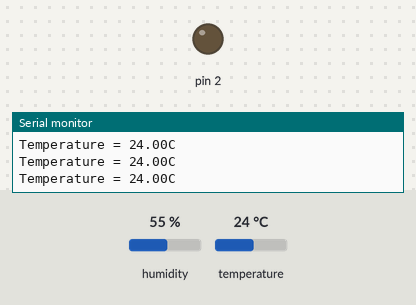
A sketch run on a simulated Arduino Uno, built with avr-gcc and run on an emulated ATmega328P. Parts: output pins drawn as LEDs (lit = HIGH), the last lines printed to the serial monitor. The test bench sets the inputs (shaded band); at power-on: temperature 24 °C, humidity 55 %.

Above: at 2.8 s.
2.9 s: temperature set to 27 °C
8.9 s: temperature set to 30 °C
At 11.0 s:
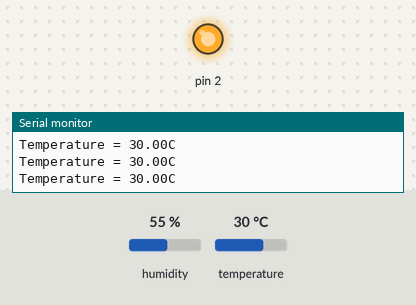
11.7 s: temperature set to 12 °C
At 13.0 s:
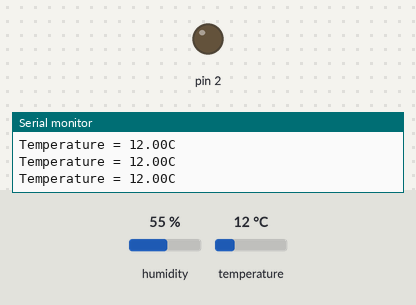
14.4 s: temperature set to 33 °C
At 17.1 s:
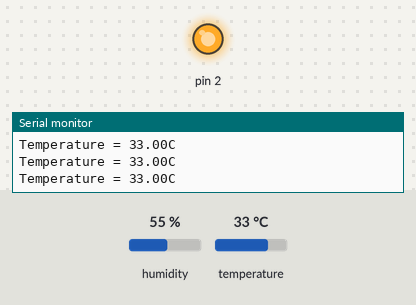
Timing chart, 0 to 18.6 s (numbered marks = the images above; inputs shaded):
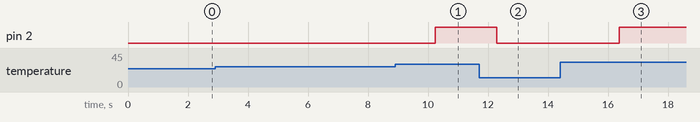

The sketch:

sketch_nov16b.ino
```cpp
#include <DHT.h>
#define Type DHT11
int sensePin=A0;
DHT dht(sensePin,Type);
float temp;


void setup() {
  // put your setup code here, to run once:
  pinMode(2, OUTPUT);
  Serial.begin(9600);
  dht.begin();


}


void loop() {
  // put your main code here, to run repeatedly:
  temp=dht.readTemperature();
  Serial.print("Temperature = ");
  Serial.print(temp);
  Serial.println("C  ");

  if (temp>28)
      digitalWrite(2, HIGH);
   else
       digitalWrite(2, LOW);

  }
```

Measured:
- the behaviour switches between 28 and 29 °C on temperature (found by bisection; images 0 and 1)
- after the input at 8.9 s, pin 2: LOW → HIGH after 1.3 s
- after the input at 11.7 s, pin 2: HIGH → LOW after 0.59 s
- after the input at 14.4 s, pin 2: LOW → HIGH after 2.0 s
